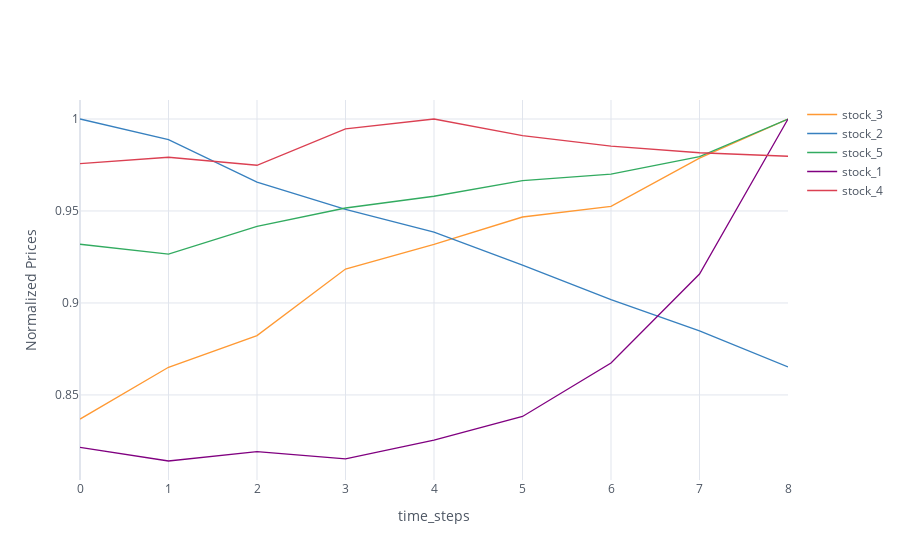

Notebook code cell kept with this figure:
### Code cell
starting_time = datetime(year=1995, month=1, day=1, hour=10) + relativedelta(hours=90)
ending_time = starting_time + relativedelta(hours=20)

cf.go_offline()
cf.set_config_file(world_readable=True, theme="white")

buffer = SimulatedStockBuffer.objects.select_related("stock").order_by("captured_at").filter(
    Q(captured_at__gte = starting_time)
    & Q(captured_at__lte = ending_time)
).all()

price_variations = {}
for snapshot in buffer:
    if snapshot.stock.name not in price_variations:
        price_variations[snapshot.stock.name] = []
    price_variations[snapshot.stock.name].append(snapshot.price_snapshot)

# print(price_variations)
for stck_name in price_variations:
    price_snaps = price_variations[stck_name]
    price_array = np.array(price_snaps)
    max_price = max(price_array)
    normalized_snaps = price_array/max_price
    price_variations[stck_name] = normalized_snaps

    

stock_names = list(price_variations.keys())


# print(price_variations)
df_regret_comparisons = pd.DataFrame(price_variations)
df_regret_comparisons.iplot(
    xTitle='time_steps',
    yTitle='Normalized Prices'
)

### Figure 1 — Plotly figure (JSON) as saved in the notebook; plotly's stock layout.template omitted (floating-point values rounded to 4 significant figures)
{"data": [{"line": {"color": "rgba(255, 153, 51, 1.0)", "dash": "solid", "shape": "linear", "width": 1.3}, "mode": "lines", "name": "stock_3", "text": "", "type": "scatter", "x": [0, 1, 2, 3, 4, 5, 6, 7, 8], "y": [0.8369, 0.865, 0.8823, 0.9184, 0.9319, 0.9467, 0.9525, 0.9787, 1]}, {"line": {"color": "rgba(55, 128, 191, 1.0)", "dash": "solid", "shape": "linear", "width": 1.3}, "mode": "lines", "name": "stock_2", "text": "", "type": "scatter", "x": [0, 1, 2, 3, 4, 5, 6, 7, 8], "y": [1, 0.9887, 0.9657, 0.9508, 0.9385, 0.9206, 0.9018, 0.8848, 0.8652]}, {"line": {"color": "rgba(50, 171, 96, 1.0)", "dash": "solid", "shape": "linear", "width": 1.3}, "mode": "lines", "name": "stock_5", "text": "", "type": "scatter", "x": [0, 1, 2, 3, 4, 5, 6, 7, 8], "y": [0.9319, 0.9265, 0.9416, 0.9516, 0.958, 0.9665, 0.97, 0.9795, 1]}, {"line": {"color": "rgba(128, 0, 128, 1.0)", "dash": "solid", "shape": "linear", "width": 1.3}, "mode": "lines", "name": "stock_1", "text": "", "type": "scatter", "x": [0, 1, 2, 3, 4, 5, 6, 7, 8], "y": [0.8215, 0.8141, 0.8192, 0.8153, 0.8254, 0.8383, 0.8673, 0.9157, 1]}, {"line": {"color": "rgba(219, 64, 82, 1.0)", "dash": "solid", "shape": "linear", "width": 1.3}, "mode": "lines", "name": "stock_4", "text": "", "type": "scatter", "x": [0, 1, 2, 3, 4, 5, 6, 7, 8], "y": [0.9757, 0.9792, 0.9748, 0.9946, 1, 0.9909, 0.9852, 0.9817, 0.9798]}], "layout": {"legend": {"bgcolor": "#FFFFFF", "font": {"color": "#4D5663"}}, "paper_bgcolor": "#FFFFFF", "plot_bgcolor": "#FFFFFF", "title": {"font": {"color": "#4D5663"}}, "xaxis": {"gridcolor": "#E1E5ED", "showgrid": true, "tickfont": {"color": "#4D5663"}, "title": {"font": {"color": "#4D5663"}, "text": "time_steps"}, "zerolinecolor": "#E1E5ED"}, "yaxis": {"gridcolor": "#E1E5ED", "showgrid": true, "tickfont": {"color": "#4D5663"}, "title": {"font": {"color": "#4D5663"}, "text": "Normalized Prices"}, "zerolinecolor": "#E1E5ED"}}}
